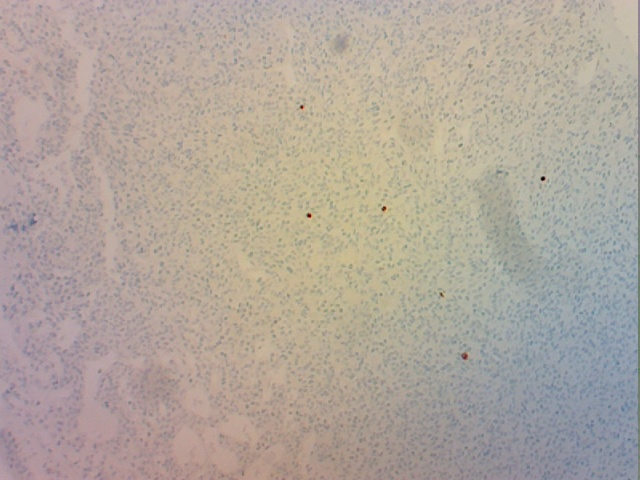
#> input picture topo_low_original.jpg, 640 x 480 px, given in place of the camera
$ python blobs_one_colour.py
#> lines starting #> are read from the running program, lines starting #| are printed output that depends on the picture; after the words box and inside, x2 and y2 are one past the last pixel; in counts of white or black regions, pixels touching at a corner belong together
#source: https://github.com/jagracar/OpenCV-python-tests/blob/master/OpenCV-tutorials/imageProcessing/colorSpaces.py


import numpy as np
import cv2

# Initialize the webcam
cap = cv2.VideoCapture(0)

while True:
    # Get the next frame
    ret, frame = cap.read()
#> frame is the input picture: shape (480, 640, 3); mean B, G, R 156, 165.8, 176.1

    # Convert from BGR scale to HSV scale
    hsv = cv2.cvtColor(frame, cv2.COLOR_BGR2HSV)
#> hsv: shape (480, 640, 3); mean H, S, V 48.4, 35.9, 178.6

    # Blue mask
    lowerBlue = np.array([0,0,130])
    upperBlue = np.array([178,255,255])
    # Threshold the HSV image to get only blue colors
    blue_mask = cv2.inRange(hsv, lowerBlue, upperBlue)
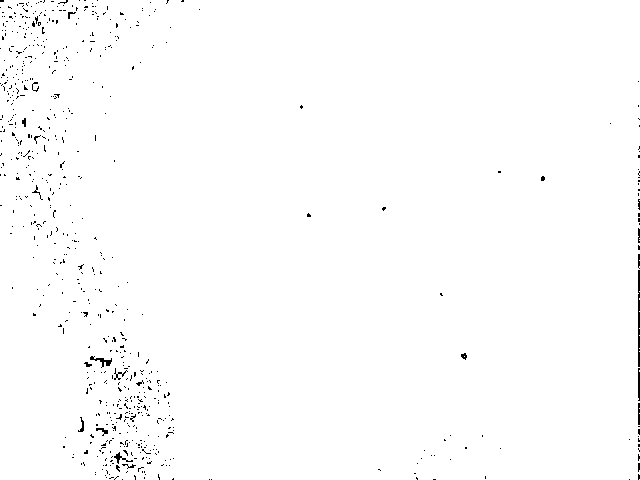
#> blue_mask: shape (480, 640); 99.1% white; black in thin lines or dots

    # OR Brown mask
    lower_brown = np.array([0,70,0])          #(red->,      white->,   black->)
    upper_brown = np.array([50,255,255])      #(->purple,   ->colour,  ->colour)
    mask = cv2.inRange(hsv, lower_brown, upper_brown)
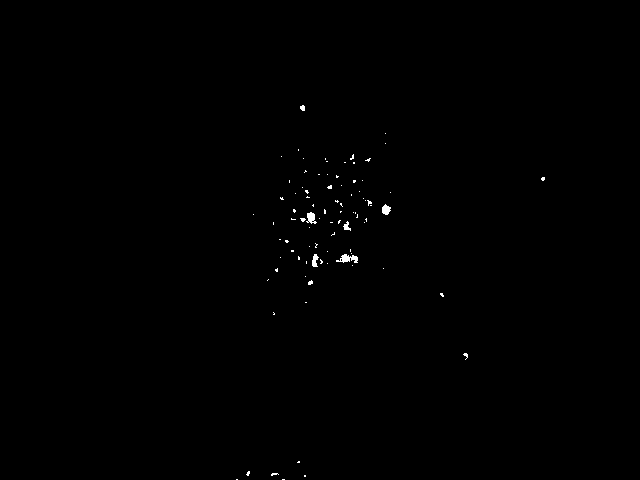
#> mask: shape (480, 640); 0.25% white; 88 white regions (82 under 20 px), largest, box (x1, y1, x2, y2) and area: (336, 254, 358, 263) 111, (306, 212, 317, 224) 80, (382, 204, 391, 215) 69, (312, 254, 319, 267) 59, (343, 221, 351, 231) 40, (300, 105, 305, 111) 24


    # Remove everything that is not in the mask
    res = cv2.bitwise_and(frame, frame, mask=mask)


    # Display all the difference images
    cv2.imshow('frame', frame)
    cv2.imshow('mask', mask)
    cv2.imshow('res', res)
    cv2.imshow('neg_res', -res)
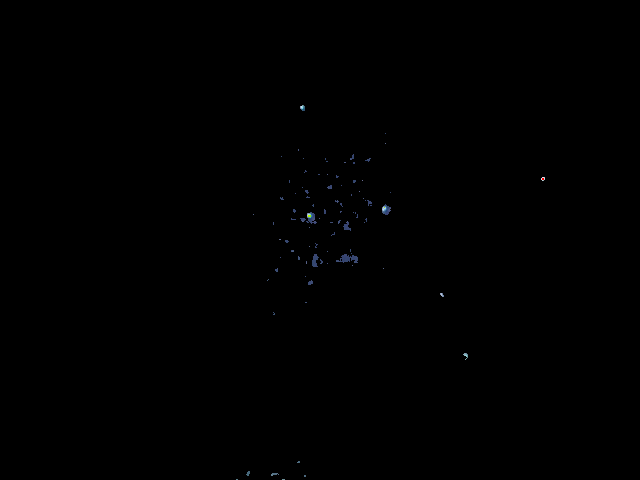
#> window 'neg_res': shape (480, 640, 3); mean B, G, R 0.3, 0.2, 0.2
    k = cv2.waitKey(5) & 0xFF
#> (key Esc is pressed here)

    # User interaction
    if k == 27:
        break

# When everything is done, release the capture and close all windows
cap.release()
cv2.destroyAllWindows()

$ run again, on birdoma.JPG
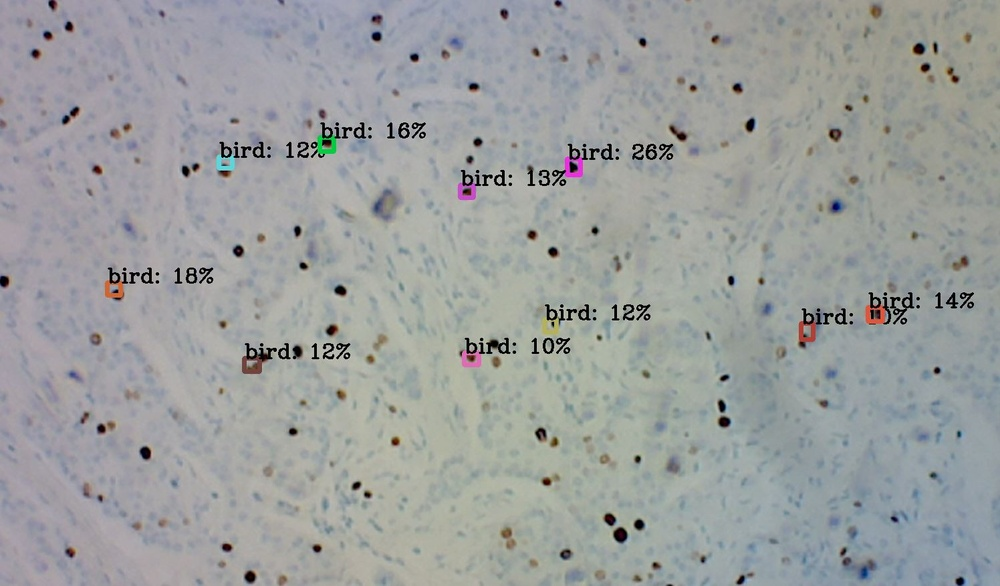
#> input picture birdoma.JPG, 1000 x 586 px, shrunk from 1496 x 876 before the run, given in place of the camera
#> frame is the input picture: shape (586, 1000, 3); mean B, G, R 158.4, 158.8, 156
#> hsv: shape (586, 1000, 3); mean H, S, V 80, 19.2, 163.1
#> `blue_mask = cv2.inRange(hsv, lowerBlue, upperBlue)`:
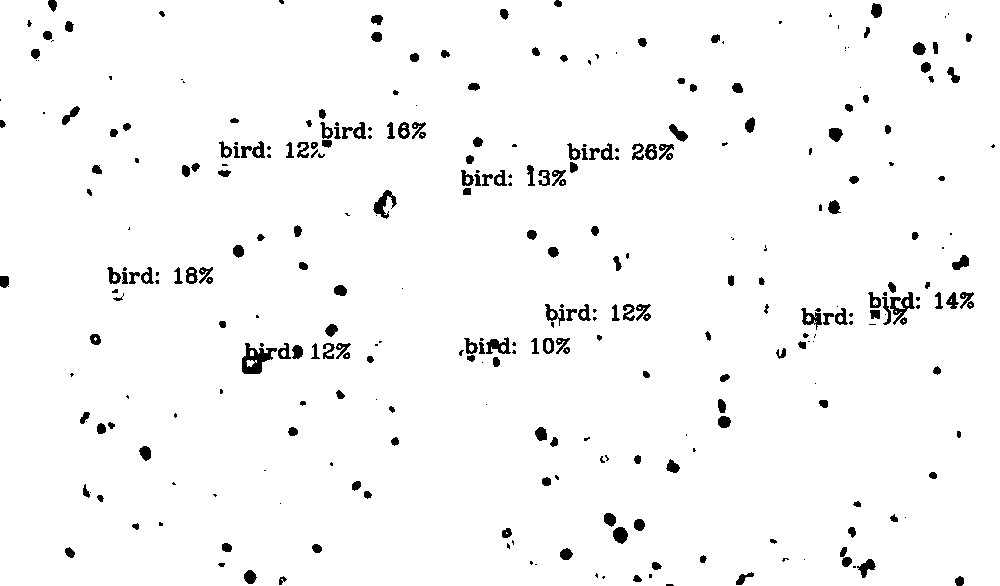
#> blue_mask: shape (586, 1000); 97.1% white; 324 black regions (115 under 20 px), largest, box (x1, y1, x2, y2) and area: (242, 343, 277, 374) 538, (890, 292, 915, 325) 304, (373, 190, 397, 219) 288
#> mask: shape (586, 1000); 0.86% white; 322 white regions (250 under 20 px), largest, box (x1, y1, x2, y2) and area: (865, 300, 887, 325) 355, (104, 277, 126, 299) 303, (798, 320, 816, 346) 278
#> `cv2.imshow('neg_res', -res)`:
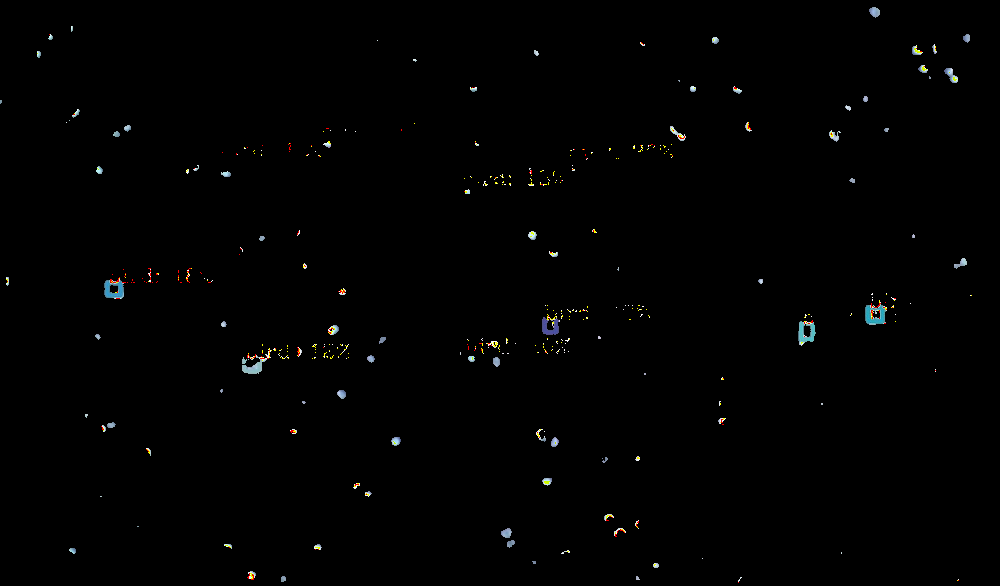
#> window 'neg_res': shape (586, 1000, 3); mean B, G, R 1.4, 1.5, 1.5

$ run again, on birds_or_blobs.JPG
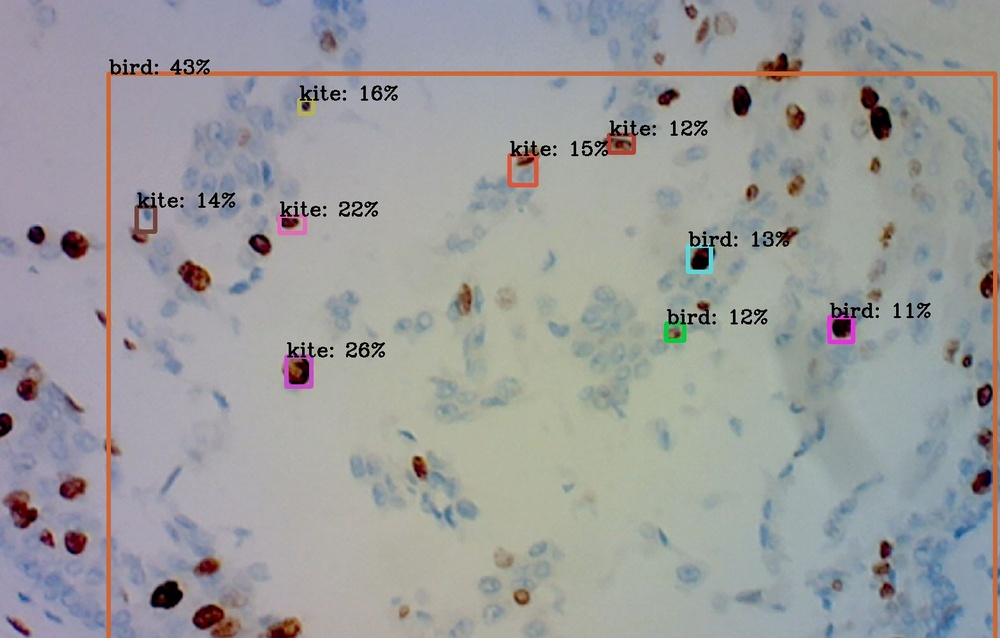
#> input picture birds_or_blobs.JPG, 1000 x 638 px, shrunk from 1569 x 1001 before the run, given in place of the camera
#> frame is the input picture: shape (638, 1000, 3); mean B, G, R 156.9, 156.3, 155.8
#> hsv: shape (638, 1000, 3); mean H, S, V 80.1, 29.8, 165.2
#> `blue_mask = cv2.inRange(hsv, lowerBlue, upperBlue)`:
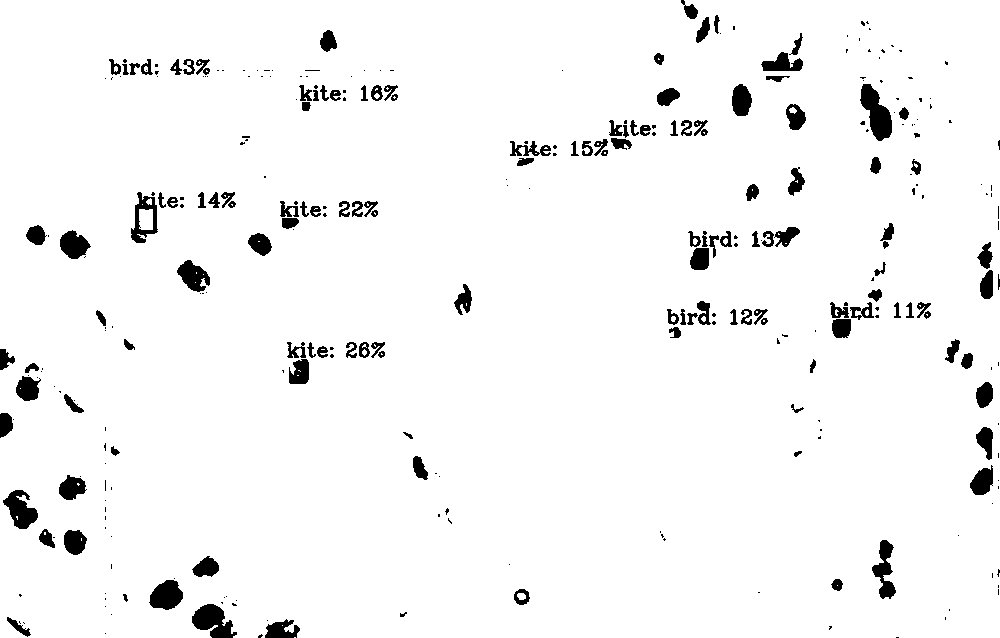
#> blue_mask: shape (638, 1000); 96% white; 321 black regions (182 under 20 px), largest, box (x1, y1, x2, y2) and area: (860, 84, 892, 141) 1011, (192, 604, 237, 638) 916, (3, 490, 38, 529) 770
#> mask: shape (638, 1000); 3.3% white; 294 white regions (237 under 20 px), largest, box (x1, y1, x2, y2) and area: (102, 55, 999, 638) 11234, (507, 146, 539, 188) 789, (201, 604, 240, 638) 778
#> `cv2.imshow('neg_res', -res)`:
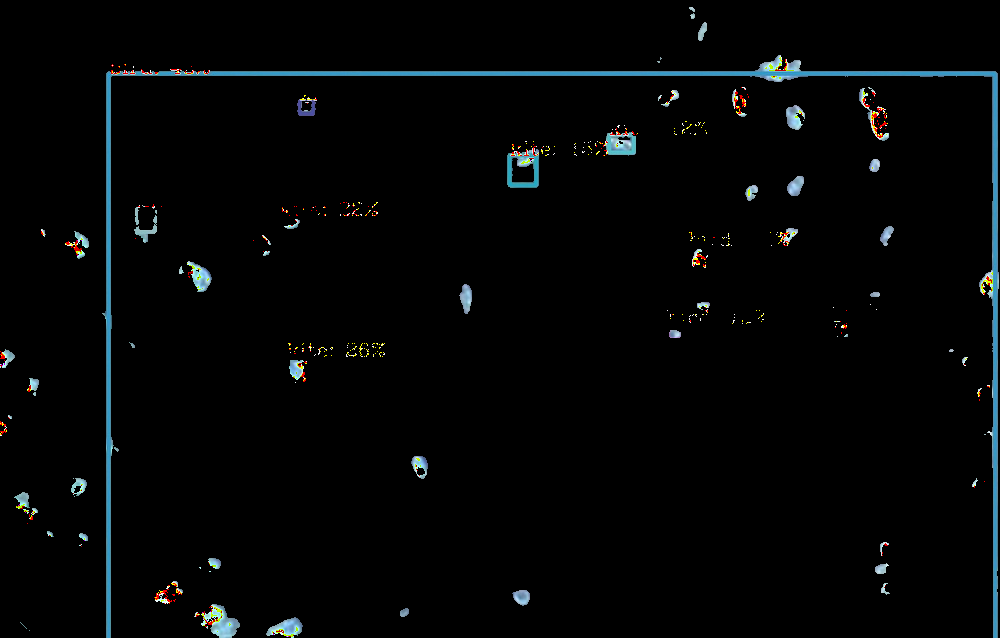
#> window 'neg_res': shape (638, 1000, 3); mean B, G, R 5.6, 5.2, 3.7
